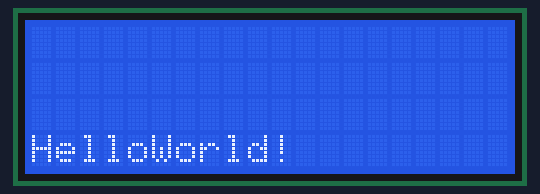
Bench run of a sketch on a simulated Arduino Uno, built with avr-gcc and run on an emulated ATmega328P. On the bench: 20×4 character LCD.

Above: at 0.1 s.

The sketch:

lcd_interface.ino
```cpp
#include <LCD_I2C.h>

LCD_I2C lcd(0x27, 20, 4); // Default address of most PCF8574 modules, change according

void setup()
{
    lcd.begin(); // If you are using more I2C devices using the Wire library use lcd.begin(false)
                 // this stop the library(LCD_I2C) from calling Wire.begin()
    lcd.backlight();
}

void loop()
{
  lcd.setCursor(0,5);
    lcd.print("Hello"); // You can make spaces using well... spaces
     // Or setting the cursor in the desired position.
    lcd.print("World!");
    delay(500);

    // Flashing the backlight
    for (int i = 0; i < 5; ++i)
    {
        lcd.backlight();
        delay(50);
        lcd.noBacklight();
        delay(50);
    }

    lcd.backlight();
    lcd.clear();
    delay(500);
}
```
